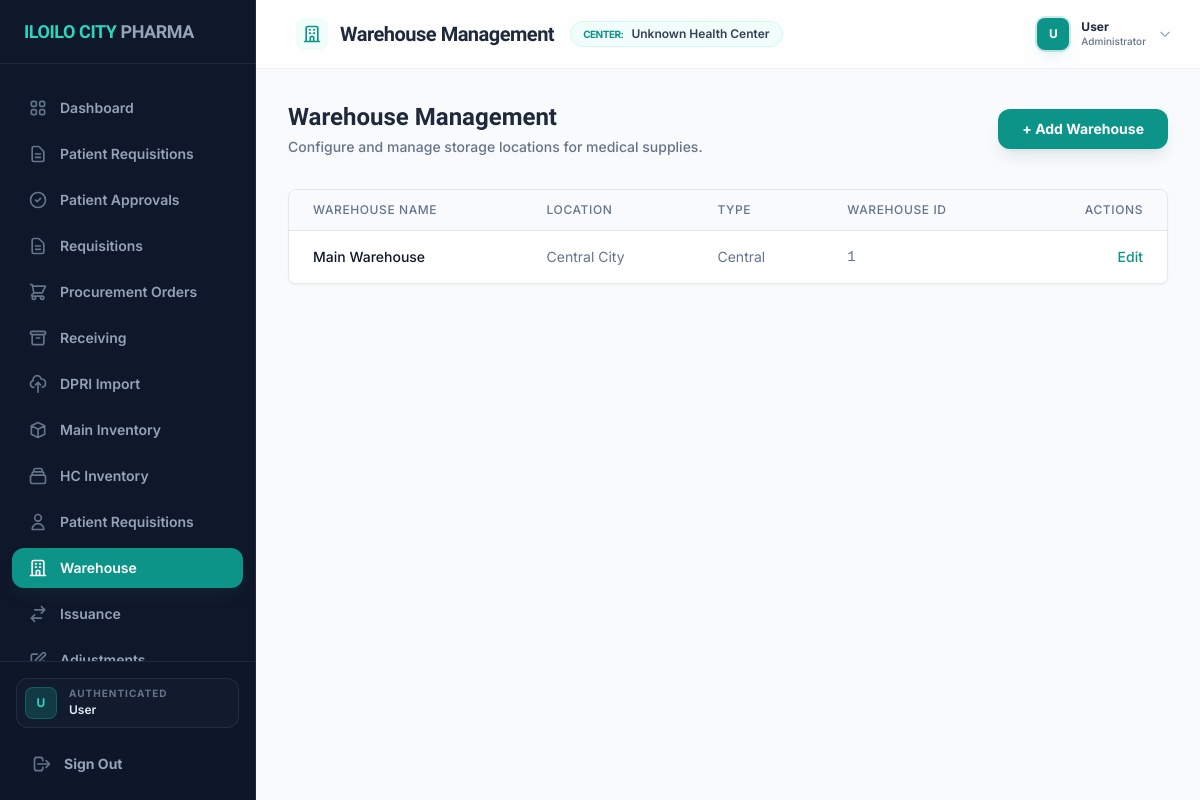
The app's page /index.php?page=warehouse (signed in) with its own data.
### tables this page shows
CREATE TABLE Warehouse (
    WarehouseID INT AUTO_INCREMENT PRIMARY KEY,
    WarehouseName VARCHAR(200) NOT NULL,
    Location TEXT,
    WarehouseType VARCHAR(100),
    CreatedAt TIMESTAMP DEFAULT CURRENT_TIMESTAMP
);

### includes/db.php (called while the page is built, shortened)
<?php
class Database {
    private static $instance = null;
    private $conn;
    private function __construct() {
        try {
            $dsn = "mysql:host=" . DB_HOST . ";dbname=" . DB_NAME . ";charset=" . DB_CHARSET;
            $options = [
                PDO::ATTR_ERRMODE            => PDO::ERRMODE_EXCEPTION,
                PDO::ATTR_DEFAULT_FETCH_MODE => PDO::FETCH_ASSOC,
                PDO::ATTR_EMULATE_PREPARES   => false,
            ];
            $this->conn = new PDO($dsn, DB_USER, DB_PASS, $options);
        } catch (PDOException $e) {
            error_log("Database Connection Error: " . $e->getMessage());
            throw new Exception("Database connection failed. Please check your configuration.");
        }
    }
    public static function getInstance() {
        if (self::$instance === null) {
            self::$instance = new Database();
        }
        return self::$instance;
    }
    public function fetchAll($sql, $params = []) {
        try {
            $stmt = $this->conn->prepare($sql);
            $stmt->execute($params);
            return $stmt->fetchAll();
        } catch (PDOException $e) {
            error_log("Fetch All Error: " . $e->getMessage());
            return [];
        }
    }
}
$db = Database::getInstance();
function get_data($file) {
    global $db;
    switch($file) {
        case 'warehouses':
            return $db->fetchAll("SELECT * FROM Warehouse");
        case 'health_centers':
            return $db->fetchAll("SELECT * FROM HealthCenters");
    }
}

### pages/warehouse.php (the view, shortened to what this page needs)
<?php
$warehouses = get_data('warehouses');
?>
<div class="space-y-6">
    <div class="flex flex-col md:flex-row md:items-center justify-between gap-6 mb-8">
        <div class="space-y-1">
            <h2 class="text-2xl font-bold text-slate-800 dark:text-white">Warehouse Management</h2>
            <p class="text-slate-500 font-medium text-sm">Configure and manage storage locations for medical supplies.</p>
        </div>
        <button onclick="document.getElementById('addWarehouseModal').classList.remove('hidden')" class="bg-primary hover:bg-opacity-90 text-white px-6 py-2.5 rounded-xl shadow-lg shadow-teal-900/10 text-sm font-bold transition-all active:scale-95">
            + Add Warehouse
        </button>
    </div>
    <div class="bg-white dark:bg-slate-800 rounded-lg shadow-sm border border-slate-200 dark:border-slate-700 overflow-hidden">
         <div class="overflow-x-auto">
            <table class="min-w-full divide-y divide-slate-200 dark:divide-slate-700">
                <thead class="bg-slate-50 dark:bg-slate-700">
                    <tr>
                        <th class="px-6 py-3 text-left text-xs font-medium text-slate-500 dark:text-slate-300 uppercase tracking-wider">Warehouse Name</th>
                        <th class="px-6 py-3 text-left text-xs font-medium text-slate-500 dark:text-slate-300 uppercase tracking-wider">Location</th>
                        <th class="px-6 py-3 text-left text-xs font-medium text-slate-500 dark:text-slate-300 uppercase tracking-wider">Type</th>
                        <th class="px-6 py-3 text-left text-xs font-medium text-slate-500 dark:text-slate-300 uppercase tracking-wider">Warehouse ID</th>
                        <th class="px-6 py-3 text-right text-xs font-medium text-slate-500 dark:text-slate-300 uppercase tracking-wider">Actions</th>
                    </tr>
                </thead>
                <tbody class="bg-white dark:bg-slate-800 divide-y divide-slate-200 dark:divide-slate-700">
                    <?php if (empty($warehouses)): ?>
                        <tr><td colspan="5" class="px-6 py-4 text-center text-slate-500">No warehouses found.</td></tr>
                    <?php else: ?>
                        <?php foreach ($warehouses as $warehouse): ?>
                        <tr>
                            <td class="px-6 py-4 whitespace-nowrap text-sm font-medium text-slate-900 dark:text-white"><?php echo $warehouse['WarehouseName']; ?></td>
                            <td class="px-6 py-4 whitespace-nowrap text-sm text-slate-500 dark:text-slate-400"><?php echo $warehouse['Location']; ?></td>
                            <td class="px-6 py-4 whitespace-nowrap text-sm text-slate-500 dark:text-slate-400"><?php echo $warehouse['WarehouseType']; ?></td>
                            <td class="px-6 py-4 whitespace-nowrap text-sm text-slate-500 dark:text-slate-400 font-mono"><?php echo $warehouse['WarehouseID']; ?></td>
                            <td class="px-6 py-4 whitespace-nowrap text-right text-sm font-medium">
                                <?php $whJson = htmlspecialchars(json_encode($warehouse), ENT_QUOTES, 'UTF-8'); ?>
                                <button onclick='openEditWarehouseModal(<?php echo $whJson; ?>)' class="text-primary hover:text-cyan-900 dark:hover:text-cyan-400 font-medium">Edit</button>
                            </td>
                        </tr>
                        <?php endforeach; ?>
                    <?php endif; ?>
                </tbody>
            </table>
        </div>
    </div>
</div>

### css/style.css (style rules this page uses)
:root { --color-primary: #0d9488; --color-primary-hover: #0f766e; --color-bg-surface: #ffffff; --color-bg-muted: #f8fafc; --color-text-base: #0f172a; --color-text-muted: #475569; --color-text-subtle: #94a3b8; --color-border: #e2e8f0; --font-heading: 'Plus Jakarta Sans', 'Inter', sans-serif; --font-body: 'Inter', sans-serif; }
body { font-family: var(--font-body); color: var(--color-text-base); background-color: var(--color-bg-muted); -webkit-font-smoothing: antialiased; -moz-osx-font-smoothing: grayscale; }
h1, h2, h3, h4, h5, h6, .font-display { font-family: var(--font-heading); }

### records on screen
warehouse: WarehouseName "Main Warehouse", Location "Central City", WarehouseType "Central", WarehouseID "1"

### other values on screen
$item['label'] "Dashboard"
$item['label'] "Patient Requisitions"
$item['label'] "Patient Approvals"
$item['label'] "Requisitions"
$item['label'] "Procurement Orders"
$item['label'] "Receiving"
$item['label'] "DPRI Import"
$item['label'] "Main Inventory"
$item['label'] "HC Inventory"
$item['label'] "Warehouse"
$item['label'] "Issuance"
substr($_SESSION['user']['FirstName'] ?? 'U', 0, 1) "U"
$_SESSION['user']['FirstName'] "User"
$pageTitle "Warehouse Management"
$hcName "Unknown Health Center"
